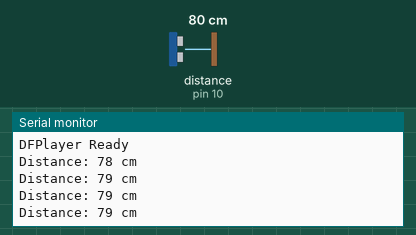
This sketch was run on a simulated Arduino Uno, built with avr-gcc and run on an emulated ATmega328P. Parts: the last lines printed to the serial monitor. Wiring (inferred from the names in the program): ultrasonic range finder: trigger pin 9; echo pin 10. The test bench sets the inputs (shaded band); at power-on: distance to the obstacle (sensor on pin 10) 80 cm. The echo pulse lasts 58.3 µs per cm; the audio player accepts every command and is not drawn.

Above: at 2.7 s.
2.8 s: distance to the obstacle (sensor on pin 10) set to 2 cm
At 3.27 s:
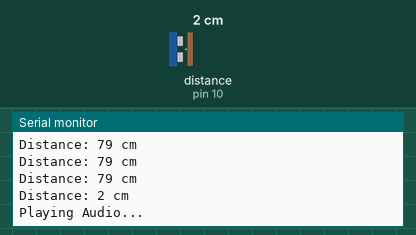
4.5 s: distance to the obstacle (sensor on pin 10) set to 4 cm
At 4.78 s:
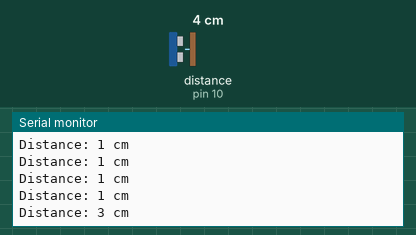
Timing chart, 0 to 7.5 s (numbered marks = the images above; inputs shaded):
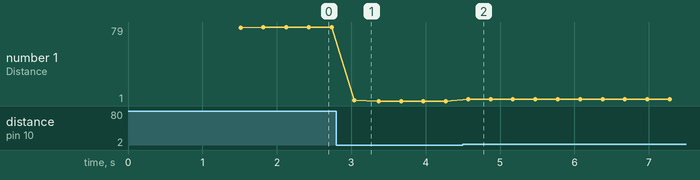

Measured:
- after the input at 2.8 s, the serial monitor: prints a new line after 0.24 s (image 1)
- after the input at 4.5 s, the serial monitor: prints a new line after 0.07 s (image 2)
- plotted number 1: 79 → 1 after the input at 2.8 s, 1 → 3 after the input at 4.5 s

The sketch:

Object_Detection_Using_DfPlayer_Speakar.ino
```cpp
#include <SoftwareSerial.h>
#include <DFRobotDFPlayerMini.h>

// Ultrasonic Pins
const int trigPin = 9;
const int echoPin = 10;

// DFPlayer
SoftwareSerial mp3Serial(2, 3); // RX, TX
DFRobotDFPlayerMini dfplayer;

int distance;
bool played = false;

void setup() {
  Serial.begin(9600);
  mp3Serial.begin(9600);

  pinMode(trigPin, OUTPUT);
  pinMode(echoPin, INPUT);

  Serial.println("System Starting...");

  if (!dfplayer.begin(mp3Serial)) {
    Serial.println("DFPlayer Error!");
    while (true);
  }

  Serial.println("DFPlayer Ready");
  dfplayer.volume(30);  // Max volume
  delay(1000);
}

void loop() {

  // Ultrasonic trigger
  digitalWrite(trigPin, LOW);
  delayMicroseconds(2);
  digitalWrite(trigPin, HIGH);
  delayMicroseconds(10);
  digitalWrite(trigPin, LOW);

  long duration = pulseIn(echoPin, HIGH);
  distance = duration * 0.034 / 2;

  Serial.print("Distance: ");
  Serial.print(distance);
  Serial.println(" cm");

  // Condition: less than 50 cm
  if (distance > 0 && distance <= 50) {
    if (!played) {
      Serial.println("Playing Audio...");
      dfplayer.play(1);  // 0001.mp3
      played = true;
    }
  } else {
    played = false; // reset
  }

  delay(300);
}
```
